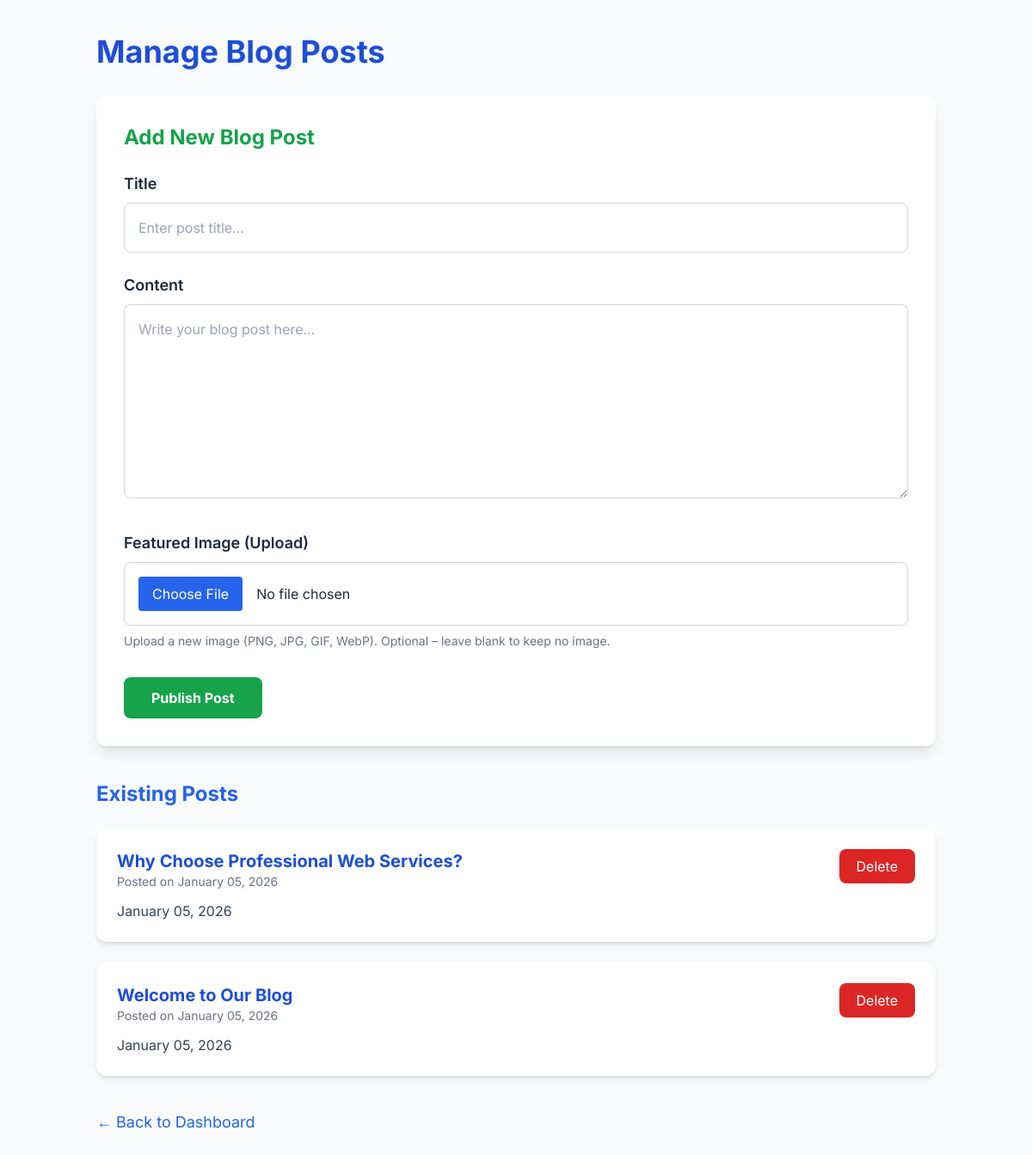
/admin/manage-blog (signed in), run on the app's committed database.
### tables this page shows
CREATE TABLE posts
                 (id INTEGER PRIMARY KEY AUTOINCREMENT,
                  title TEXT NOT NULL,
                  content TEXT NOT NULL,
                  date TEXT NOT NULL,
                  image_url TEXT);

### app.py (the view, shortened to what this page needs)
@app.route('/admin/manage-blog', methods=['GET', 'POST'])
@login_required
def manage_blog():
    conn = sqlite3.connect('blog.db')
    c = conn.cursor()
    c.execute("SELECT id, title, date, image_url FROM posts ORDER BY id DESC")
    posts = c.fetchall()
    conn.close()
    return render_template('admin/manage_blog.html', posts=posts)

### app.py (called while the page is built)
def login_required(f):
    @wraps(f)
    def decorated(*args, **kwargs):
        if 'logged_in' not in session:
            return redirect(url_for('admin_login'))
        return f(*args, **kwargs)
    return decorated

### templates/admin/manage_blog.html (shortened to what this page needs)
{% extends 'base.html' %}
{% block content %}
<div class="container mx-auto py-10 px-6 max-w-5xl">
    <h1 class="text-4xl font-bold mb-8 text-blue-700">Manage Blog Posts</h1>
    <div class="bg-white rounded-xl shadow-lg p-8 mb-10">
        <h2 class="text-2xl font-bold mb-6 text-green-600">Add New Blog Post</h2>
        <form method="POST" enctype="multipart/form-data">
            <div class="mb-6">
                <label class="block text-lg font-semibold mb-2">Title</label>
                <input type="text" name="title" placeholder="Enter post title..."
                    class="w-full p-4 border border-gray-300 rounded-lg" required>
            </div>
            <div class="mb-8">
                <label class="block text-lg font-semibold mb-2">Content</label>
                <textarea name="content" rows="8" placeholder="Write your blog post here..."
                        class="w-full p-4 border border-gray-300 rounded-lg" required></textarea>
            </div>
            <div class="mb-8">
                <label class="block text-lg font-semibold mb-2">Featured Image (Upload)</label>
                <input type="file" name="image" accept="image/*"
                    class="w-full p-4 border border-gray-300 rounded-lg file:mr-4 file:py-2 file:px-4 file:rounded file:border-0 file:bg-blue-600 file:text-white">
                <p class="text-sm text-gray-500 mt-2">Upload a new image (PNG, JPG, GIF, WebP). Optional – leave blank to keep no image.</p>
            </div>
            <button type="submit" class="bg-green-600 text-white font-bold py-3 px-8 rounded-lg hover:bg-green-700">
                Publish Post
            </button>
        </form>
    </div>
    <h2 class="text-2xl font-bold mb-6 text-blue-600">Existing Posts</h2>
    {% if posts|length == 0 %}
        <p class="text-gray-500 text-center py-10">No blog posts yet. Add your first one above!</p>
    {% else %}
        {% for post in posts %}
        <div class="bg-white rounded-xl shadow-md p-6 mb-6 flex justify-between items-start">
            <div class="flex-1">
                <h3 class="text-xl font-bold text-blue-700">{{ post[1] }}</h3>
                <p class="text-sm text-gray-500 mb-3">Posted on {{ post[2] }}</p>
                <p class="text-gray-700 line-clamp-3">{{ post[2] }}</p>
            </div>
            <div class="ml-6">
                <form method="POST" onsubmit="return confirm('Delete this post permanently?');">
                    <button type="submit" class="bg-red-600 text-white px-5 py-2 rounded-lg hover:bg-red-700 transition">
                        Delete
                    </button>
                </form>
            </div>
        </div>
        {% endfor %}
    {% endif %}
    <div class="mt-10">
        <a href="/admin" class="text-blue-600 hover:underline text-lg">← Back to Dashboard</a>
    </div>
</div>
{% endblock %}

### templates/base.html (style rules this page uses)
body { font-family: 'Inter', sans-serif; }

### data on the page
posts: title "Why Choose Professional Web Services?", date "January 05, 2026"
posts: title "Welcome to Our Blog", date "January 05, 2026"
